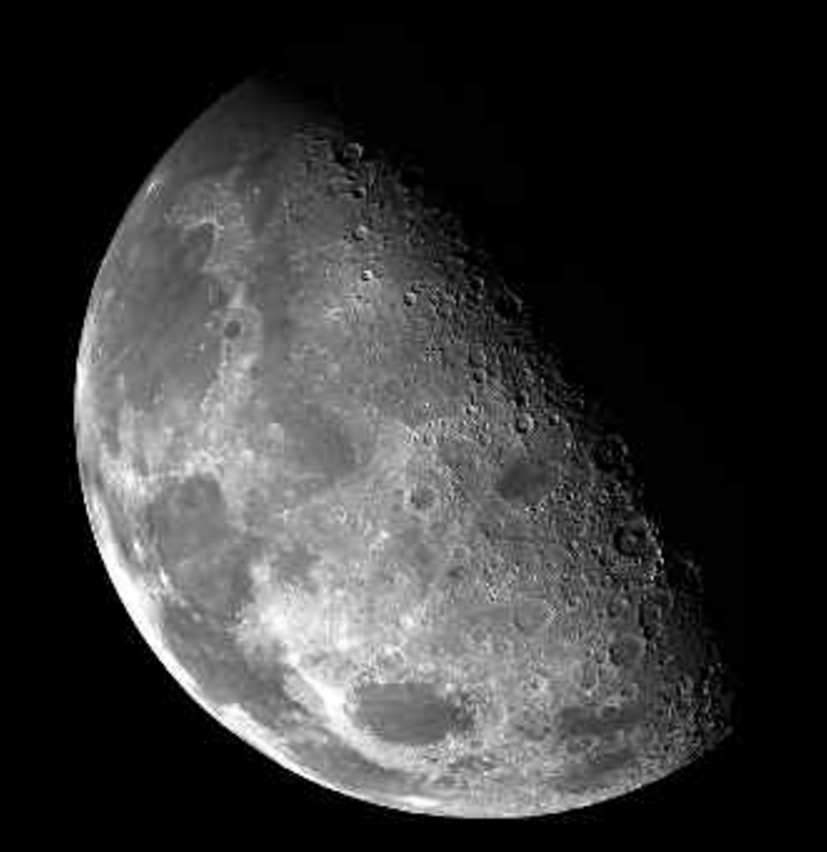
#> input picture tp3/assets/moon.png, 827 x 852 px
$ jupyter execute ex4.ipynb
#> lines starting #> are read from the running program, lines starting #| are printed output that depends on the picture
[cell 1]
import numpy as np
import matplotlib.pyplot as plt
from PIL import Image
from scipy.signal import convolve2d

[cell 2]
f = np.array(Image.open('./assets/moon.png').convert('L'))

# Plot the image
plt.imshow(f, cmap='gray')
plt.show()

[cell 3]
kernel = np.ones((3,3))
kernel[1,1] = -8
# 1  1 1
# 1 -8 1
# 1  1 1
laplacian = convolve2d(f, kernel, mode='same')
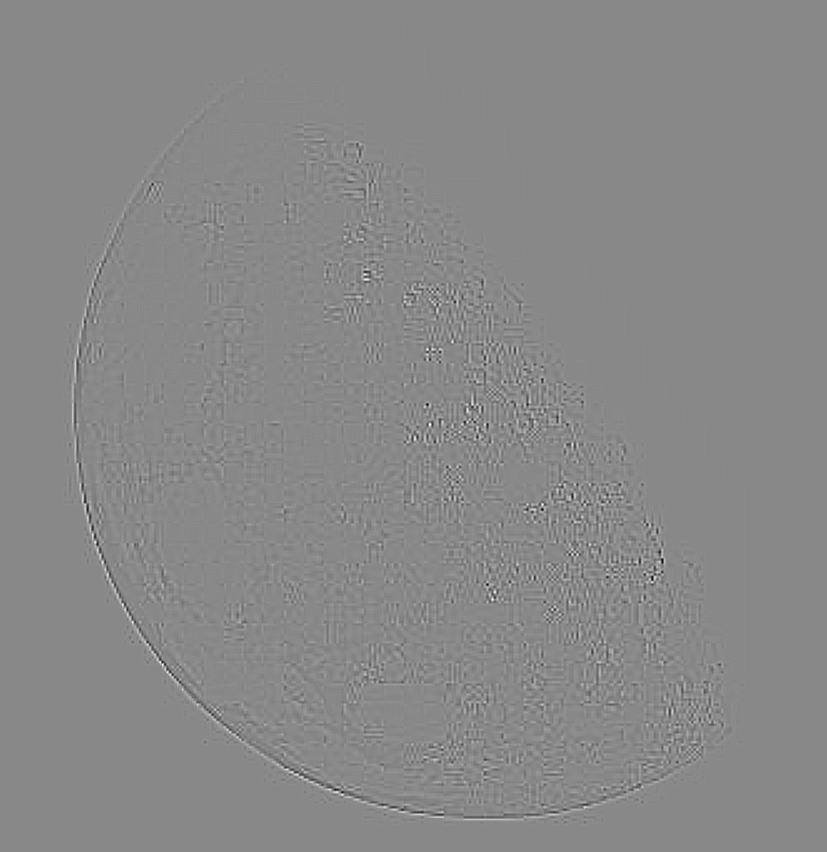
#> laplacian: shape (852, 827) float64; min -336, max 290, mean 0; drawn with min black and max white

# Plot the image
plt.imshow(laplacian, cmap='gray')
plt.show()

[cell 4]
kernel = -np.ones((3,3))
kernel[1,1] = 9
# -1 -1 -1
# -1  9 -1
# -1 -1 -1
laplacian_fondo = convolve2d(f, kernel, mode='same')
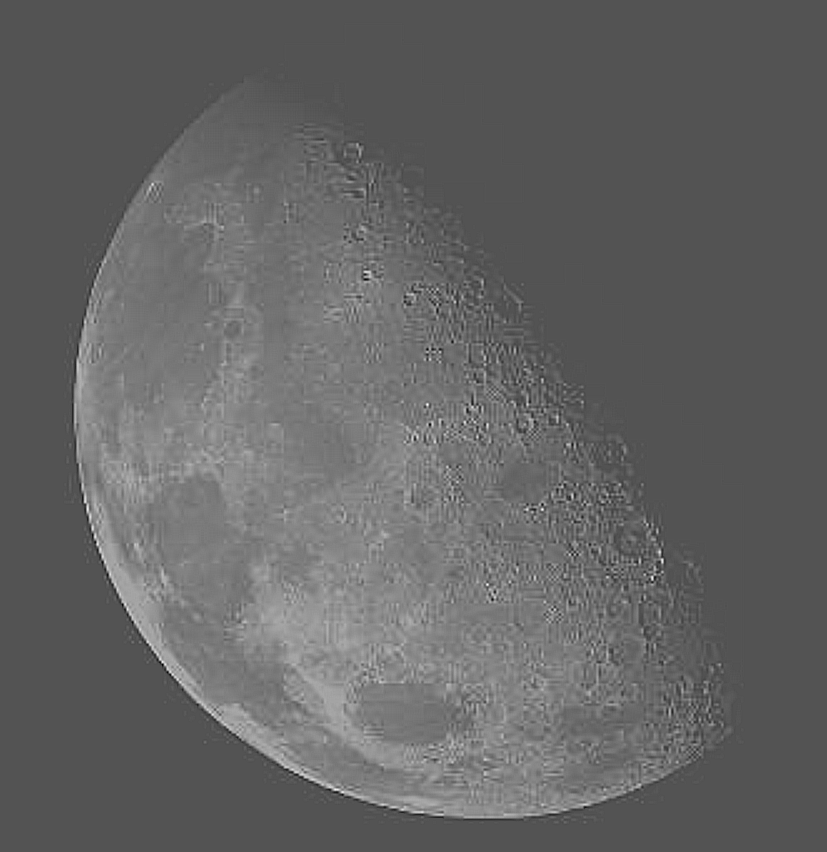
#> laplacian_fondo: shape (852, 827) float64; min -264, max 544, mean 53.9; drawn with min black and max white

[cell 5]
plt.figure(figsize=(18,8))
ax = plt.subplot(1,4,1)
ax.imshow(f, cmap='gray', vmin=0, vmax=255)
ax.axis('off')
ax.set_title('Original')

ax = plt.subplot(1,4,2)
ax.imshow(laplacian, cmap='gray', vmin=0, vmax=255)
ax.set_title(f'Laplaciano')
ax.axis('off')

ax = plt.subplot(1,4,3)
ax.imshow(laplacian, cmap='gray')
ax.set_title(f'Cambio de Escala')
ax.axis('off')

ax = plt.subplot(1,4,4)
ax.imshow(laplacian_fondo, cmap='gray', vmin=0, vmax=255)
ax.set_title(f'Mas Fondo')
ax.axis('off')

plt.show()
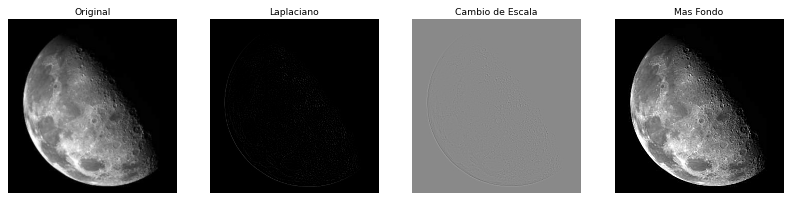
#> figure drawn by matplotlib, 4 panels

[cell 6]
plt.figure(figsize=(12,8))
ax = plt.subplot(1,2,1)
ax.imshow(f, cmap='gray', vmin=0, vmax=255)
ax.axis('off')
ax.set_title('Original')

ax = plt.subplot(1,2,2)
ax.imshow(laplacian_fondo, cmap='gray', vmin=0, vmax=255)
ax.set_title(f'Laplaciano + Fondo')
ax.axis('off')

plt.show()
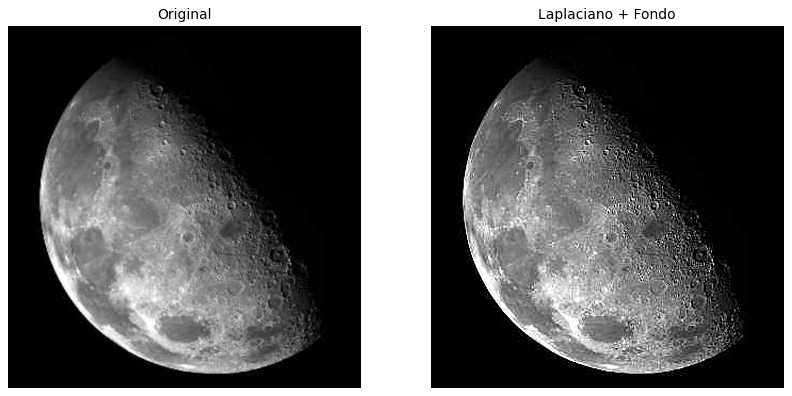
#> figure drawn by matplotlib, 2 panels
